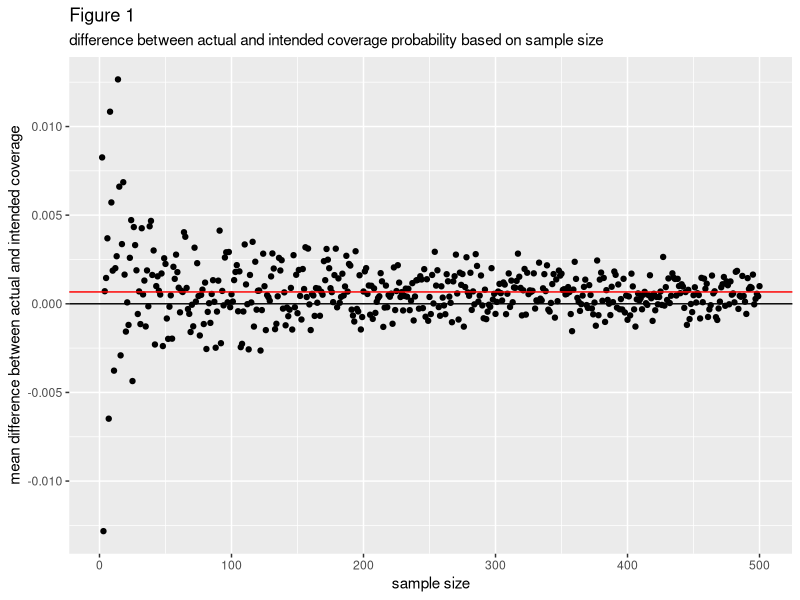
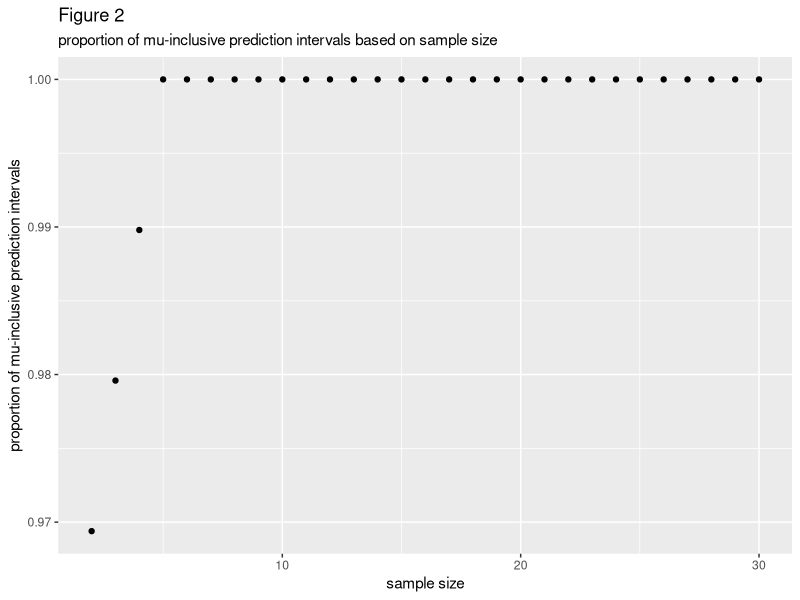
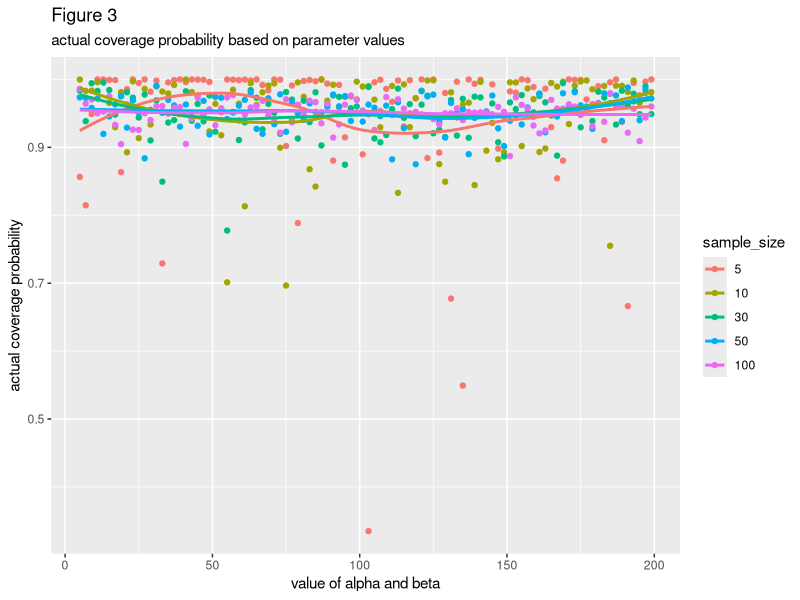

The R source for these figures, in order:
## ---- chunk 1
library(tidyverse)
## ---- chunk 2
PI <- function(data, coverage_prob){ 
  #Generates a normal prediction interval with an intended coverage probability of coverage_prob based on a vector of numeric data
  n <- length(data)
  lower_tscore <- qt((1-coverage_prob)/2, df = n - 1)
  upper_tscore <- qt(((1-coverage_prob)/2) + coverage_prob, df = n - 1)
  avg <- mean(data)
  stan_d <- sd(data)
  lower_bound <- avg + lower_tscore*stan_d * sqrt(1 + (1/n))
  upper_bound <- avg + upper_tscore*stan_d * sqrt(1 + (1/n))
  return(data.frame(PI_percentage = coverage_prob, lower = lower_bound, upper = upper_bound))
}
## ---- chunk 3

one_beta_simulation <- function(n, alpha, beta, pi_prop){
  #Assesses prediction accuracy and actual coverage probability of a normal prediction interval when used on a vector of numeric data of size n. The numeric data is generated from a beta distribution with parameters alpha and beta.
  
  cover_df <- PI(rbeta(n, alpha, beta), pi_prop)
  
  cover_prop <- pbeta(cover_df[1, "upper"], alpha, beta) - pbeta(cover_df[1, "lower"], alpha, beta) #this is the proportion of the data's parent distribution that is actually covered by the normal prediction interval generated for said data.
  
  mean_in_interval <- .5 >= cover_df[1, "lower"] & .5 <= cover_df[1,"upper"]
  param_df <- data.frame(cover = cover_prop, alpha = rep(alpha, nrow(cover_df)), beta = rep(beta, nrow(cover_df)), mean_in_interval = mean_in_interval)
  df <- cbind(cover_df, param_df)
  return(df)
}
## ---- chunk 4

beta_sims_n <- function(n){
  #Iterates over a vector of possible alpha = beta values and applies one_beta_simulation to each possible value of alpha/beta. All simulations use data of sample size n.
  df1 <- map(parameters,\(param) one_beta_simulation(n, param, param, pi) ) %>%
  list_rbind()
  df2 <- data.frame(n = rep(n, nrow(df1)))
  df <- cbind(df2, df1)
  return(df)
}
## ---- chunk 5
parameters <- seq(5, 200, by = 2)
n <- 2:500
pi <- .95

beta_df <- map(n, \(n) beta_sims_n(n)) %>%
  list_rbind()
## ---- chunk 6
rows <- sample(1:nrow(beta_df), 10)
map(rows, \(i) beta_df[i,]) %>%
  list_rbind()
## ---- chunk 7
n_means_df <- beta_df %>%
  mutate(diff = cover - PI_percentage) %>%
  group_by(n) %>%
  summarize(mean = mean(diff), mu_in_interval = sum(mean_in_interval)/n())
avg <- mean(n_means_df$mean)
## ---- chunk 8
#| fig.alt: "A scatter plot titled difference between actual and intended coverage probability based on sample size. The x-axis is sample size and the y-axis is mean difference between actual and intended coverage probability. Each point corresponds to the mean difference between actual and intended coverage probability for simulations of a specific sample size. There are two horizontal lines with slopes of zero. One line has an intercept of zero and the other line has an intercept at the mean difference between actual and intended coverage probability over all simulations. The latter line is above the former line. Points have more vertical spread the closer their x-value is to zero and less vertical spread as their x-value increases."
ggplot(n_means_df, aes(x = n, y = mean)) + 
  geom_point() + 
  geom_hline(yintercept = 0, col = "black")  +
  geom_hline(yintercept = avg, col = "red")  +
  labs(
    x = "sample size",
    y = "mean difference between actual and intended coverage",
    title = "Figure 1",
    subtitle = "difference between actual and intended coverage probability based on sample size",
  )

## ---- chunk 9
n_means_df <- beta_df %>%
  mutate(diff = cover - PI_percentage) %>%
  group_by(n) %>%
  summarize(mean = mean(diff), mu_in_interval = sum(mean_in_interval)/n()) %>%
  filter(n %in% 1:30)
## ---- chunk 10
#| fig.alt: "A scatter plot titled proportion of mu-inclusive prediction intervals based on sample size. The x-axis is sample size and the y-axis is proportion of mu-inclusive prediction intervals. Each point corresponds to the proportion of simulations of a specific sample size that include the mean of the data's parent distribution, which is half. The x-axis has an interval of two to thirty. The points all have a y-value of one when the x-value is four or greater."


ggplot(n_means_df, aes(x = n, y = mu_in_interval)) + 
  geom_point()  +
  labs(
    x = "sample size",
    y = "proportion of mu-inclusive prediction intervals",
    title = "Figure 2",
    subtitle = "proportion of mu-inclusive prediction intervals based on sample size"
  )
  
## ---- chunk 11
ns_of_interest <- c(5, 10, 30, 50, 100)
beta_df_2 <- filter(beta_df,n %in% ns_of_interest) %>%
  mutate(sample_size = as.factor(n))
## ---- chunk 12
#| fig.alt: "A scatter plot titled actual coverage probability based on parameter values. Each point represents one simulation and has a specific color. There are five colors representing sample sizes five, ten, thirty, fifty, and one hundred. There are also five lines in the plot. Each line is the line of best fit for points corresponding to a specific color. The x-axis is value of alpha and beta, and the y-axis is actual coverage probability. All the lines tend to overlap. The points corresponding to sample sizes five and ten are more spread out vertically than the points corresponding to other sample sizes."
ggplot(beta_df_2, aes(x = alpha, y = cover, color = sample_size)) +
  geom_point() +
  geom_smooth(aes(line = n ), se = FALSE) +
  labs(
    x = "value of alpha and beta",
    y = "actual coverage probability",
    title = "Figure 3",
    subtitle = "actual coverage probability based on parameter values"
  )


